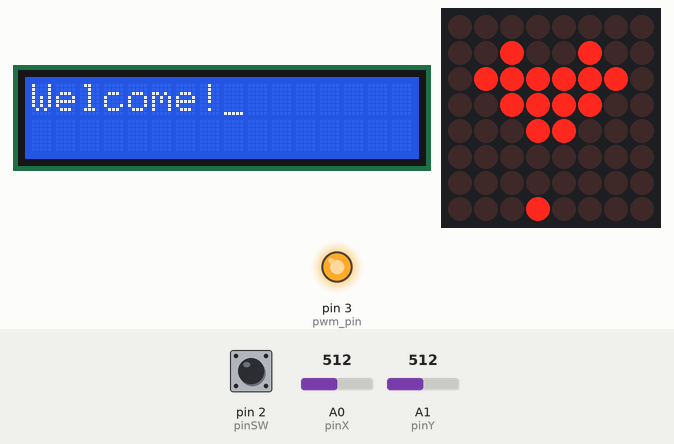
A sketch run on a simulated Arduino Uno, built with avr-gcc and run on an emulated ATmega328P. On the bench: 16×2 character LCD, 8×8 LED matrix, output pins drawn as LEDs (lit = HIGH). The test bench sets the inputs (shaded band); at power-on: pin 2 (pinSW) HIGH, A0 (pinX) = 512, A1 (pinY) = 512. What the sketch prints to the serial monitor is not drawn.

Above: at 3.2 s.
3.3 s: pin 2 (pinSW) pulled LOW for 0.15 s
At 4.8 s:
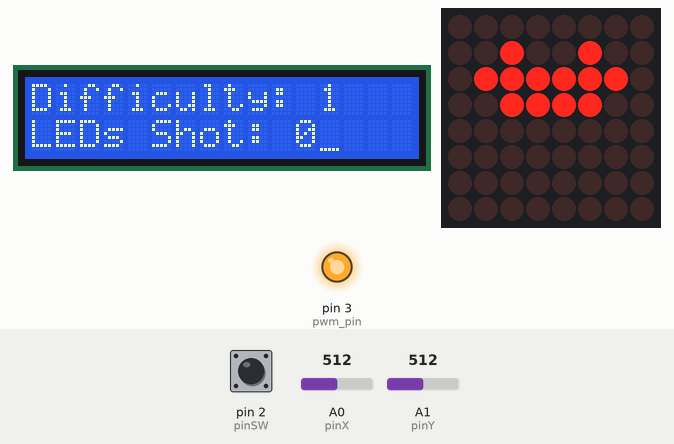
6.4 s: A0 (pinX) set to 590
9.4 s: A0 (pinX) set to 613
At 10.5 s:
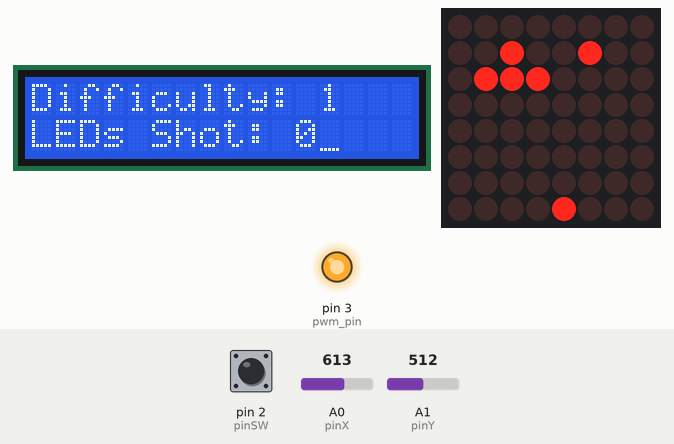
12.4 s: pin 2 (pinSW) pulled LOW for 1 s
At 15.4 s:
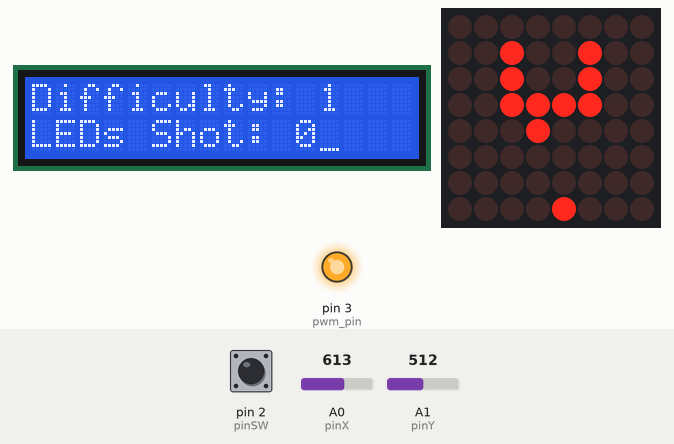
16.4 s: A0 (pinX) set to 511
At 17.0 s:
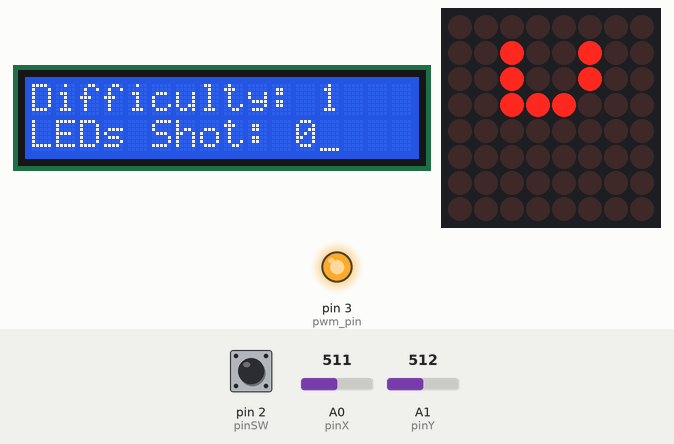
19.4 s: A1 (pinY) set to 390
At 21.1 s:
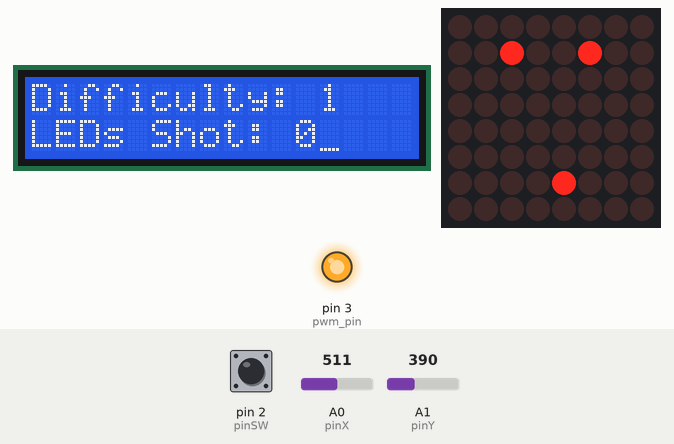
Timing chart, 0 to 22.6 s (numbered marks = the images above; inputs shaded):
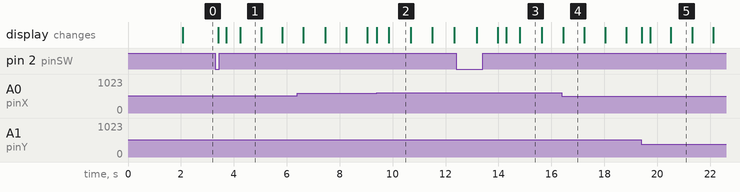

The sketch:

Homework8_matrix_checkpoint.ino
```cpp
#include "LedControl.h"
#include <LiquidCrystal.h>
#include <EEPROM.h>

// LCD declarations
const byte rs = 9;
const byte en = 8;
const byte d4 = 7;
const byte d5 = 6;
const byte d6 = 5;
const byte d7 = 4;
const int pwm_pin = 3;
LiquidCrystal lcd(rs, en, d4, d5, d6, d7);
int storedBrightness = 0;
int brightnessValue = 0;

const byte dinPin = 12;
const byte clockPin = 11;
const byte loadPin = 10;
const byte matrixSize = 8;
const int pinSW = 2;
const int pinX = A0;
const int pinY = A1;

LedControl lc = LedControl(dinPin, clockPin, loadPin, 1);
byte matrixBrightness = 2;
int xValue, yValue;
int minThreshold = 400;
int maxThreshold = 600;
bool joyMoved = false;
int row = 1;
int col = 0;

unsigned long lastDebounceTime = 0;
unsigned long debounceDelay = 50;
bool buttonState = HIGH;
bool lastButtonState = HIGH;
int playerRow = 3;
int playerCol = 3;
const int numObstacles = 3;
int currentObstacleIndex = 0;

bool gameRunning = false;
bool difficultySelected = false;

const int MENU_ITEMS = 3;  // Number of items in the menu
int currentMenuItem = 0;   // Currently selected menu item

char currentDirection = 'N';
bool increaseBrightness = false;

int ledsShotObstacle = 0;


bool currentMatrix[matrixSize][matrixSize] = {
  { 0, 0, 0, 0, 0, 0, 0, 0 },
  { 0, 0, 0, 0, 0, 0, 0, 0 },
  { 0, 0, 0, 0, 0, 0, 0, 0 },
  { 0, 0, 0, 0, 0, 0, 0, 0 },
  { 0, 0, 0, 0, 0, 0, 0, 0 },
  { 0, 0, 0, 0, 0, 0, 0, 0 },
  { 0, 0, 0, 0, 0, 0, 0, 0 },
  { 0, 0, 0, 0, 0, 0, 0, 0 }
};

// I defined this matrix in order to go through the obstacles more easily,
// and also be able to add more in case I need to do so, without having to modify the rest of the code
bool obstacles[numObstacles][matrixSize][matrixSize] = {
  // Obstacle 1
  { { 0, 0, 0, 0, 0, 0, 0, 0 },
    { 0, 0, 1, 0, 0, 1, 0, 0 },
    { 0, 1, 1, 1, 1, 1, 1, 0 },
    { 0, 0, 1, 1, 1, 1, 0, 0 },
    { 0, 0, 0, 1, 1, 0, 0, 0 },
    { 0, 0, 0, 0, 0, 0, 0, 0 },
    { 0, 0, 0, 0, 0, 0, 0, 0 },
    { 0, 0, 0, 0, 0, 0, 0, 0 } },

  // Obstacle 2
  { { 0, 0, 0, 0, 0, 0, 0, 0 },
    { 0, 0, 1, 0, 0, 1, 0, 0 },
    { 0, 0, 1, 0, 0, 1, 0, 0 },
    { 0, 0, 1, 1, 1, 1, 0, 0 },
    { 0, 0, 0, 1, 1, 0, 0, 0 },
    { 0, 0, 0, 0, 0, 0, 0, 0 },
    { 0, 0, 0, 0, 0, 0, 0, 0 },
    { 0, 0, 0, 0, 0, 0, 0, 0 } },

  // Obstacle 3
  { { 0, 0, 0, 0, 0, 0, 0, 0 },
    { 0, 0, 1, 0, 0, 1, 0, 0 },
    { 0, 0, 1, 0, 0, 1, 0, 0 },
    { 0, 0, 1, 1, 1, 1, 0, 0 },
    { 0, 0, 1, 0, 0, 1, 0, 0 },
    { 0, 0, 0, 0, 0, 0, 0, 0 },
    { 0, 0, 0, 0, 0, 0, 0, 0 },
    { 0, 0, 0, 0, 0, 0, 0, 0 } }
};

unsigned long obstacleMoveInterval = 500;  // Adjust the interval as needed
unsigned long lastObstacleMoveTime = 0;

int difficulty = 2;  // Default difficulty level

int ledsShot = 0;

String main_menu[3] = { "Start game >", " < Settings > ", " <About" };
String settings_menu[2] = { "LCD Brightness >", "< Matrix brigtness" };
String difficulty_menu[3] = {"1>", "<2>", "<3"};


void setup() {
  // Initialize LCD and set up the number of columns and rows:
  lcd.begin(16, 2);

  // Set initial values for LCD and matrix brightness from EEPROM
  matrixBrightness = EEPROM.read(1);
  lc.setIntensity(0, matrixBrightness);

  // Set the initial LCD brightness to maximum
  analogWrite(pwm_pin, 255);

  // Initialize pins and initial positions
  row = 7;  // Set the initial row to a valid starting position
  col = 3;  // Set the initial col to a valid starting position; I chose the player to be on the last row, middle column for easier movement
  lc.shutdown(0, false);
  lc.setIntensity(0, matrixBrightness);
  lc.clearDisplay(0);
  pinMode(pinSW, INPUT_PULLUP);

  // Set the initial obstacle
  reset_current_obstacle(0);
  displayObstacle();

  // Display the player at the initial position
  lc.setLed(0, row, col, true);

  // Display the welcome message
  displayIntroMessage();

  // Print a message to the Serial monitor for debugging
  Serial.begin(9600);
  Serial.println("Program started");
}


void loop() {
  lcd.cursor();
  //If the game hasn't started yet, you can choose the difficulty
  if (!gameRunning) {
    if (!difficultySelected) {
      //displayMainMenu();

      setObstacleMoveInterval();
      difficultySelected = true;
    } else {  //If the game has started, the main menu is shown; come back here for further modifications (lives, game status etc)
      handleMainMenu();
      //handleMainMenu();
    }
  } else {
    // Game logic here
    handleGame();
  }
}


//Function for deciding how to interpret the moves of the joystick. I 'recycled' this part of the code from one of my previous projects
bool decideJoyDirection() {
  xValue = analogRead(pinX);
  yValue = analogRead(pinY);

  if (xValue < minThreshold && !joyMoved) {  // left
    currentDirection = 'L';
    joyMoved = true;
  } else if (xValue > maxThreshold && !joyMoved) {  // right
    currentDirection = 'R';
    joyMoved = true;
  } else if (yValue < minThreshold && !joyMoved) {  // up
    currentDirection = 'U';
    joyMoved = true;
  } else if (yValue > maxThreshold && !joyMoved) {  // down
    currentDirection = 'D';
    joyMoved = true;
  }

  if (xValue > minThreshold && xValue < maxThreshold && yValue > minThreshold && yValue < maxThreshold) {
    joyMoved = false;  // reset joyMoved when joystick returns to center
  }
}

bool scrollMenu(int &index, int size) {
  decideJoyDirection();
  Serial.print(currentDirection);
  Serial.print('-');
  Serial.println(joyMoved);

  if (!joyMoved) {
    return false;
  }

  switch (currentDirection) {
    case 'L':
      index = (index - 1);
      if (index < 0) {
        index = 0;
      }
      break;
    case 'R':
      index = (index + 1);
      if (index >= size) {
        index = size - 1;
      }
      break;
    // Do nothing for other directions
    default:
      return false;
  }
  // Reset currentDirection to avoid continuous scrolling
  currentDirection = 'N';

  lcd.clear();  // Clear the display before printing the new content
  lcd.setCursor(0, 0);

  return true;
}


  int index_main = 0;
void handleMainMenu() {
  // 3 is the size of the main menu
  if (scrollMenu(index_main, 3)) {
    lcd.print(main_menu[index_main]);
  }

  if (buttonPressed()) {
    Serial.print("se apasa buton la meniul principal");
    switch (index_main) {
      case 0:
        startGame();
        break;
      case 1:
        settings();
        break;
      case 2:
        about();
        break;
    }
  }
}


bool scrollMenu_difficulty(int &index, int size) {
  decideJoyDirection();
  Serial.print(currentDirection);
  Serial.print('-');
  Serial.println(joyMoved);

  if (!joyMoved) {
    Serial.println("A INTRAT PE IF");
    return false;
  }

  switch (currentDirection) {
    case 'L':
      index = (index - 1);
      if (index < 0) {
        index = 0;
      }
      break;
    case 'R':
      index = (index + 1);
      if (index >= size) {
        index = size - 1;
      }
      break;

    // Do nothing for other directions
    default:
      return false;
  }
  // Reset currentDirection to avoid continuous scrolling
  currentDirection = 'N';

  lcd.clear();  // Clear the display before printing the new content
  lcd.setCursor(0, 0);

  return true;
}


void startGame() {

  lcd.clear();
  lcd.setCursor(0, 0);


  // In this function, you can also select the difficulty
  //Only after the difficulty is selected, should the game start
  if (scrollMenu(currentMenuItem, 3)) {
    lcd.setCursor(0, 1);
    lcd.print(difficulty_menu[currentMenuItem]);
  }

  if (!buttonPressed()) {
      Serial.print("a intrat pe fct");
    switch (currentMenuItem) {
      case 0:
        setDifficulty(1);
        break;
      case 1:
        setDifficulty(2);
        break;
      case 2:
        setDifficulty(3);
        break;
    }
  }

}


void settings() {
  lcd.clear();
  lcd.setCursor(0, 0);
  //lcd.print("Settings Menu...");

  handleSettingsMenu();

  delay(2000);  // Display the message for 2 seconds
}

void about() {
  lcd.clear();
  lcd.setCursor(0, 0);
  lcd.print("About Menu... ala bala portocala bla bla unu doi trei");
  lcd.scrollDisplayRight();
  delay(2000);  // Display the message for 2 seconds
}


int index_settings = 0;
void handleSettingsMenu() {

  // 2 is the size of the settings menu
  if (scrollMenu(index_settings, 2)) {
    lcd.print(settings_menu[index_settings]);
  }

  if (buttonPressed()) {
    switch (index_settings) {
      case 0:
        LCDBrightness();
        break;
      case 1:
       // matrix_brightness();
        break;
      default:
        break;
    }
  }
}

void LCDBrightness() {
  lcd.clear();
  lcd.setCursor(0, 0);
  lcd.print("Adjust LCD Brightness");

  bool adjustingBrightness = true;

  // Allow adjustments using joystick movements
  while (adjustingBrightness) {
    decideJoyDirection();
    delay(100); // Adjust the delay based on responsiveness requirements
  }

  // Save the new brightness value to EEPROM
  EEPROM.update(1, matrixBrightness);

  // Display a confirmation message or return to the settings menu
  lcd.clear();
  lcd.print("Brightness adjusted");
  delay(500); // Display the message for 2 seconds
}

void handleAboutMenu() {
  if (buttonPressed()) {
    lcd.print("about display");
  }
}

//Function for deciding if the button was pressed
bool buttonPressed() {
  int reading = digitalRead(pinSW);

  if (reading != lastButtonState) {
    lastDebounceTime = millis();
  }

  if ((millis() - lastDebounceTime) > debounceDelay) {
    if (reading != buttonState) {
      buttonState = reading;

      if (buttonState == LOW) {
        return true;
      }
    }
  }

  lastButtonState = reading;
  return false;
}


void setDifficulty(int selectedDifficulty) {
  lcd.clear();
  lcd.setCursor(0, 0);
  lcd.print("Difficulty: " + String(selectedDifficulty));

  // Set the difficulty variable to the selected difficulty
  difficulty = selectedDifficulty;
  gameRunning = true;
  //delay(2000);  // Display the selected difficulty for 2 seconds
}


void moveSegment(char direction) {

  Serial.print("Moving in direction: ");  //Serial print for easier debugging
  Serial.println(direction);

  lc.setLed(0, row, col, false);

  if (direction == 'U' && row > 0) {
    row--;
  } else if (direction == 'D' && row < matrixSize - 1) {  // Keeping in mind that the player can't move out of the matrix
    row++;
  } else if (direction == 'L' && col > 0) {
    col--;
  } else if (direction == 'R' && col < matrixSize - 1) {
    col++;
  }

  lc.setLed(0, row, col, true);
}


// Blinking the player LED in order to differenciate it from the obstacles/laser
void blinkLedPlayer(int row, int col, int interval) {
  static unsigned long previousMillis = 0;
  static bool ledState = false;

  unsigned long currentMillis = millis();

  if (currentMillis - previousMillis >= interval) {
    previousMillis = currentMillis;
    ledState = !ledState;  // Toggle the LED state

    lc.setLed(0, row, col, ledState);
  }
}

//Logic for deciding if a laser is shot, depending on the activity of the joystick button
void handleLaserShoot() {
  int reading = digitalRead(pinSW);

  if (reading != lastButtonState) {
    lastDebounceTime = millis();
  }

  if ((millis() - lastDebounceTime) > debounceDelay) {
    if (reading != buttonState) {
      buttonState = reading;

      if (buttonState == LOW) {
        Serial.println("Button Pressed");
        shootLaser(row, col);

        // Increment the number of LEDs shot in the current obstacle
        ledsShotObstacle++;
      }
    }
  }

  lastButtonState = reading;
}


//Visual representation of the laser shooting. Here the obstacles are destroyed when shot, one LED at a time
void shootLaser(int row, int col) {
  for (int i = 1; i < 8; i++) {
    if (currentMatrix[row - i][col] == 1) {
      currentMatrix[row - i][col] = 0;
      lc.setLed(0, row - i, col, false);

      // Increment the number of LEDs shot, in order to display it during the game
      ledsShot++;

      // Check if the entire obstacle is destroyed
      bool obstacleDestroyed = true;
      for (int r = 0; r < matrixSize; r++) {
        for (int c = 0; c < matrixSize; c++) {
          if (currentMatrix[r][c] == 1) {
            obstacleDestroyed = false;
            break;
          }
        }
        if (!obstacleDestroyed) {
          break;
        }
      }

      // If the obstacle is fully destroyed, switch to the next one
      if (obstacleDestroyed) {
        switchToNextObstacle();
      }

      return;
    }

    lc.setLed(0, row - i, col, true);
    delay(20);
    lc.setLed(0, row - i, col, false);
  }
}


//Function for displaying the obstacles one by one, on the matrix
void displayObstacle() {
  lc.clearDisplay(0);
  // Iterate through the currentMatrix and turn on LEDs
  for (int i = 0; i < matrixSize; i++) {
    for (int j = 0; j < matrixSize; j++) {
      if (currentMatrix[i][j] == 1) {
        lc.setLed(0, i, j, true); // Turn on the LED without clearing the display
      }
    }
  }
}


//Function for going through all the obstacles in the array. When a new obstacle is added, I don't need to modify this function since I used an array.

void switchToNextObstacle() {
  // Check if no LEDs were shot in the current obstacle
  if (ledsShotObstacle == 0) {
    gameRunning = false;
    displayEndMessage();
    return;
  }

  // Reset the number of LEDs shot in the current obstacle
  ledsShotObstacle = 0;

  currentObstacleIndex = (currentObstacleIndex + 1) % numObstacles;

  reset_current_obstacle(currentObstacleIndex);
  Serial.print("Switched to obstacle index: ");
  Serial.println(currentObstacleIndex);

  // Clear the display and show the new obstacle
  lc.clearDisplay(0);
  delay(100);
  displayObstacle();
}


//Function where the currentMatrix takes the value of each obstacle's matrix.
//Here the currentMatrix takes the values of each the matrix of each obstacle. I did this so that when the obstacles are destroyes, the modifications happen over this
//currentMatrix, not the ones where the obstacles are defined. If I hadn't used this, the declared matrixes would be destroyed.
void reset_current_obstacle(int index) {
  for (int i = 0; i < matrixSize; i++)
    for (int j = 0; j < matrixSize; j++) {
      currentMatrix[i][j] = obstacles[index][i][j];
    }
}

//This function allows me to control the contrast of my LCD using a potentiometer.
void setLCDcontrast() {
  analogWrite(pwm_pin, 255);
  // read the potentiometer on A0:
  int sensorReading = analogRead(A0);
  // map the result to 200 - 1000:
  int delayTime = map(sensorReading, 0, 1023, 200, 1000);
  delay(delayTime);
}

// Function to remove the leds from the obstacles one by one. This is used to add some difficulty to the game.
//The idea is to shoot as many LEDs from the obstacle as possible, but you have to be fast, since they dissapear one by one
//TO DO: deoending on the difficulty, the leds should dissapear faster
void removeObstacleLeds() {
  // Find the first LED in the obstacle that is currently ON and turn it OFF
  for (int i = matrixSize - 1; i >= 0; i--) {
    for (int j = matrixSize - 1; j >= 0; j--) {
      if (currentMatrix[i][j] == 1) {
        currentMatrix[i][j] = 0;  // Turn off the current LED
        displayObstacle();        // Display the updated obstacle
        return;                   // Exit the function after turning off one LED
      }
    }
  }
}


//This is the general function for playing the game. The obstacle LEDS are dissapearing one by one, at a speed depending on the chosen difficulty.
//
void handleGame() {
  unsigned long currentTime = millis();
  if (currentTime - lastObstacleMoveTime >= obstacleMoveInterval) {
    removeObstacleLeds();
    lastObstacleMoveTime = currentTime;
  }

  // Check if the current obstacle is fully cleared
  bool currentObstacleCleared = true;
  for (int i = 0; i < matrixSize; i++) {
    for (int j = 0; j < matrixSize; j++) {
      if (currentMatrix[i][j] == 1) {
        currentObstacleCleared = false;
        break;
      }
    }
    if (!currentObstacleCleared) {
      break;
    }
  }

  // If the current obstacle is cleared, switch to the next one
  if (currentObstacleCleared) {
    switchToNextObstacle();
  }

  // Update player position and check shooting logic
  decideJoyDirection();
  if (joyMoved) {
    moveSegment(currentDirection);
    currentDirection = 'N';
  }
  handleLaserShoot();

  // Display the number of LEDs shot on the LCD
  lcd.setCursor(0, 2);
  lcd.print("LEDs Shot: " + String(ledsShot));
}


//This function displayes an intro message at the beginning of the game
void displayIntroMessage() {
  lcd.clear();
  lcd.setCursor(0, 0);
  lcd.print("Welcome!");
  delay(2000);  // Display the message for 2 seconds

}

//Message to display when the game is over (the player lost)
void displayEndMessage() {
  lcd.clear();
  lcd.setCursor(0, 0);
  lcd.print("Game Over! Press button");
  lcd.setCursor(0, 1);
  lcd.print("to return to main menu");
  waitForButtonPress();  // Wait for the button press before returning to the main menu
}


void waitForButtonPress() {
  lcd.noDisplay();  // Turn off the display
  while (digitalRead(pinSW) == HIGH) {
    // Wait for the button press
  }
  while (digitalRead(pinSW) == LOW) {
    // Wait for the button release
  }
  lcd.display();  // Turn on the display
  delay(500);     // Debounce delay
}


void setObstacleMoveInterval() {
  switch (difficulty) {
    case 1:
      obstacleMoveInterval = 1000;  // Easy
      break;
    case 2:
      obstacleMoveInterval = 800;  // Medium
      break;
    case 3:
      obstacleMoveInterval = 500;  // Hard
      break;
  }
}
```

Measured:
- the behaviour switches between 600 and 601 on A0 (pinX) (found by bisection; images 1 and 2)
- after the input at 3.3 s, the display: first changes after 0.12 s (image 1 shows a later state)
- after the input at 9.4 s, the display: first changes at once (image 2 shows a later state)
- after the input at 12.4 s, the display: first differs from a run without the input after 1.6 s (image 3 shows a later state)
- after the input at 16.4 s, the display: changes at once (image 4)
- after the input at 19.4 s, the display: first changes at once (image 5 shows a later state)
- what the display in image 1 shows lasts 0.8 s, from 4.2 s to 5.0 s
